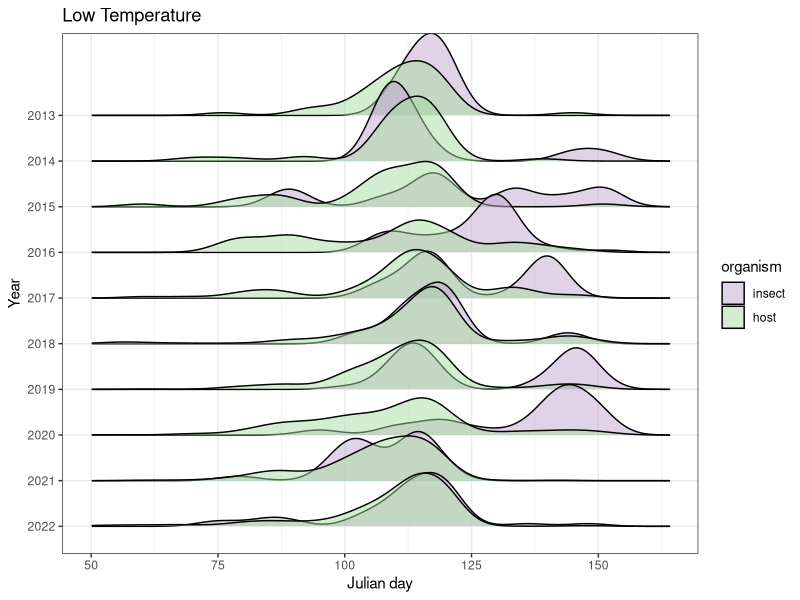
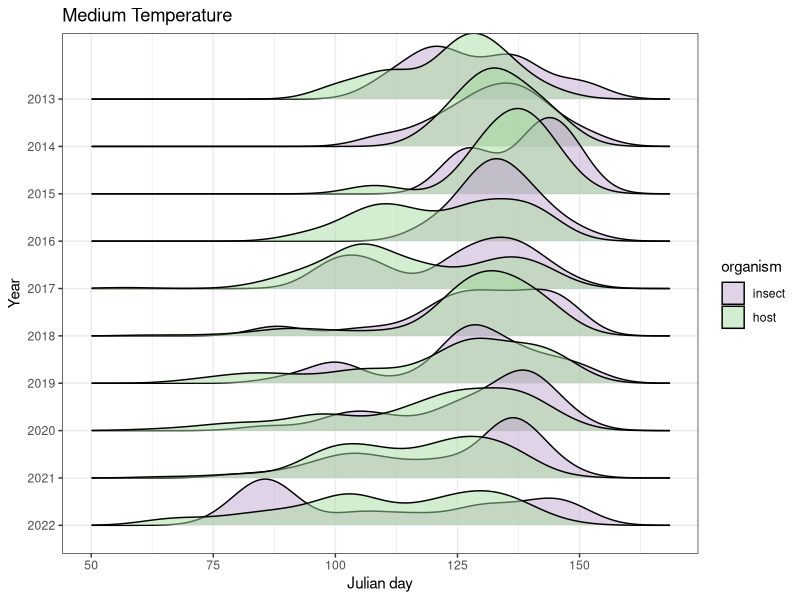
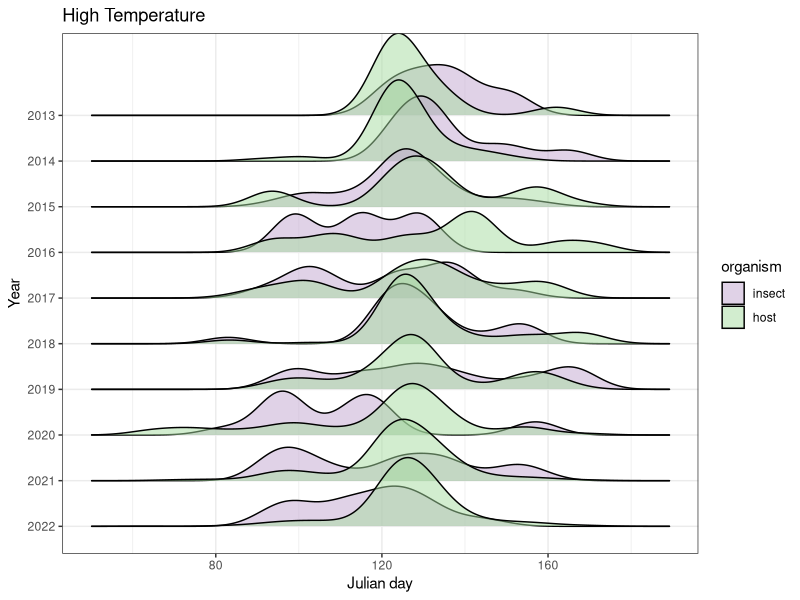
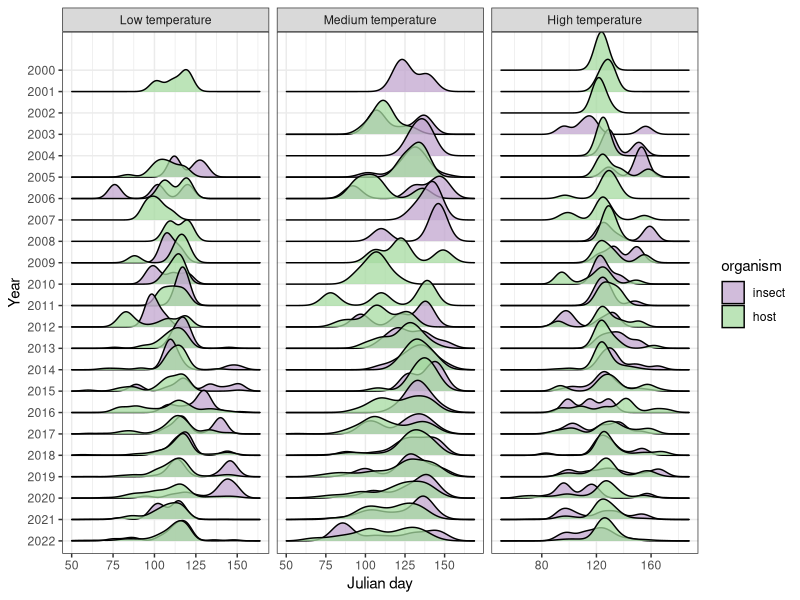
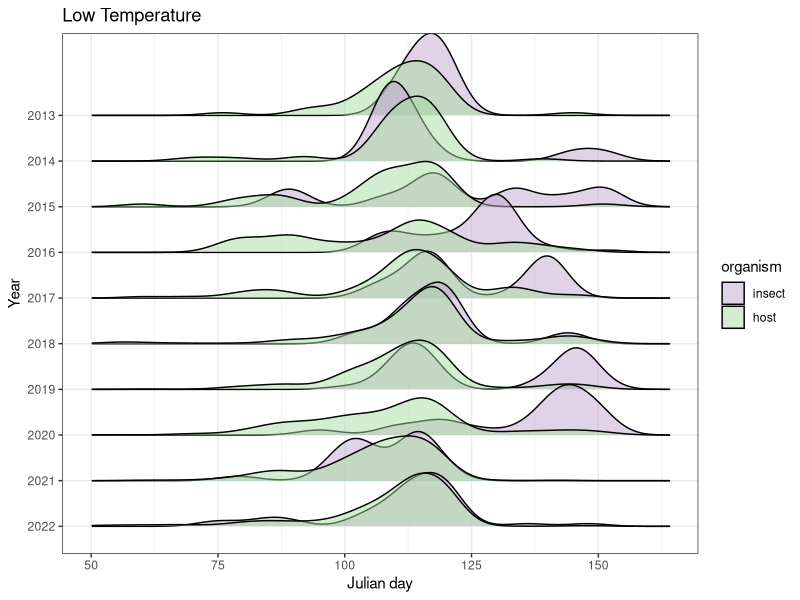
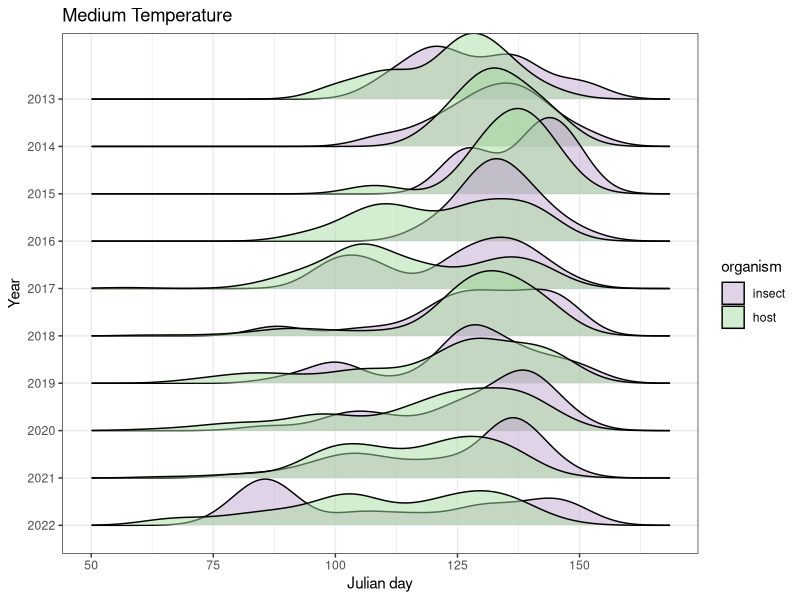
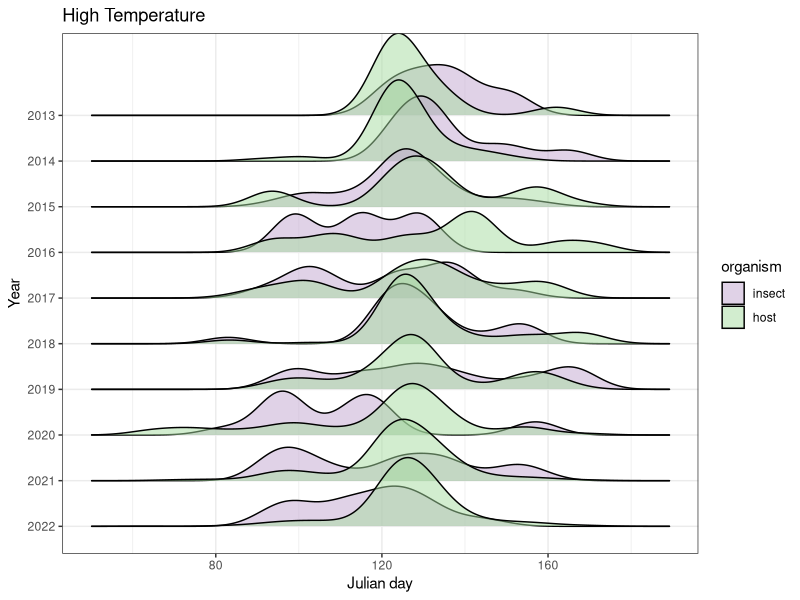
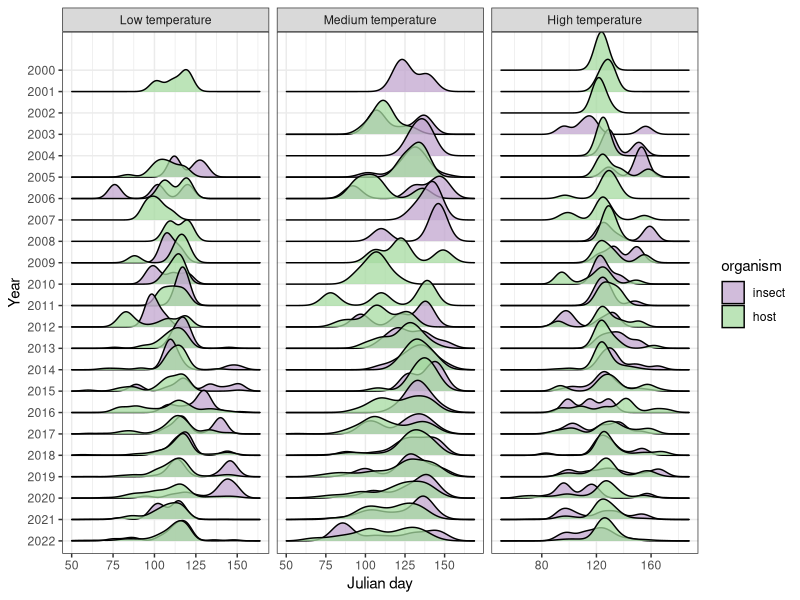

Here is the R script that generated these plots, in order:
# Ridge plots of observations for midpoint temperature bins
# Jeff Oliver
# jcoliver@arizona.edu
# 2023-07-18

library(dplyr)
library(ggplot2)
library(ggridges)  # Ridge plots
library(tidyr)
library(ggpubr)    # Single, multi-pane plot

# Read in filtered data
all_obs <- read.csv(file = "data/filtered-obs.csv")

# Only include two species of Cardamine as hosts
all_obs <- all_obs %>%
  filter(species %in% c("Pieris virginiensis",
                        "Cardamine concatenata",
                        "Cardamine diphylla"))

# Need to set insect as reference level
all_obs <- all_obs %>%
  mutate(organism = factor(organism, levels = c("insect", "host"))) %>%
  mutate(species = factor(species, levels = c("Pieris virginiensis",
                                              "Cardamine diphylla",
                                              "Cardamine concatenata")))

# The number of observations in a year for a tmid bin (see ridge plots, below) 
# to be considered for inclusion in the ridge plots
min_obs <- 10

################################################################################
# Temperature data
temperature <- read.csv(file = "data/temperature-obs.csv")
all_obs <- all_obs %>%
  left_join(temperature, by = "gbifID")

# Since models will include temperature, drop any observations that are missing 
# temperature data and calculate the midpoint temperature (mean of tmin and 
# tmax)
all_obs <- all_obs %>%
  filter(!is.na(tmin) & !is.na(tmax)) %>%
  mutate(tmid = (tmin + tmax)/2) # mean function doesn't work

# Late summer and fall observations are not relevant
all_obs <- all_obs %>%
  filter(month <= 7)

################################################################################
# Data preparation for ridge plots
# Three bins for three different ridge plots
tmid_bins <- stats::quantile(x = all_obs$tmid[all_obs$organism == "insect"],
                                 probs = c(1/3, 2/3))

# Set bin assignment for each row
all_obs <- all_obs %>%
  mutate(tmid_bin = case_when(tmid < tmid_bins[1] ~ "low",
                             tmid < tmid_bins[2] ~ "medium",
                             tmid >= tmid_bins[2] ~ "high",
                             TRUE ~ NA_character_))

# Use min_obs to filter to only those years with enough observations for both 
# insect and host
tmid_include <- all_obs %>%
  group_by(tmid_bin, year, organism) %>%
  summarize(count = n()) %>% # count observations for each year
  ungroup() %>%
  mutate(enough = count >= min_obs) %>% # year/organism rows with enough
  pivot_wider(id_cols = c(tmid_bin, year), 
              names_from = organism, 
              values_from = enough) %>%
  filter(!is.na(host)) %>% # drop any years that had 0 host records
  filter(!is.na(insect)) %>% # drop any years that had 0 insect records
  mutate(include = insect & host) %>% # both insect & host have >= min_obs
  filter(include)

# Create three datasets
low_tmid <- all_obs %>%
  filter(tmid_bin == "low") %>%
  filter(year %in% tmid_include$year)

medium_tmid <- all_obs %>%
  filter(tmid_bin == "medium") %>%
  filter(year %in% tmid_include$year)

high_tmid <- all_obs %>%
  filter(tmid_bin == "high") %>%
  filter(year %in% tmid_include$year)

################################################################################
# Ridge plots
# Make three different ridgeline plots
# Since we are limiting the x-axis a priori, may get the following warnings:
# Removed 24 rows containing non-finite values (stat_density_ridges)
low_tmid_plot <- low_tmid %>% 
  mutate(year = factor(year, levels = rev(sort(unique(year))))) %>%
  ggplot(mapping = aes(x = julian_day, y = factor(year), fill = organism)) +
  geom_density_ridges(alpha = 0.5) +
  scale_fill_manual(values = c("#c2a5cf", "#a6dba0")) +
  xlim(c(50, NA)) +
  theme_bw()

# Add title only to version that is standalone  
low_tmid_single <- low_tmid_plot +
  labs(title = "Low Temperature", x = "Julian day", y = "Year")

low_tmid_single
ggsave(filename = "output/figure-2a.png",
       plot = low_tmid_single)

medium_tmid_plot <- medium_tmid %>% 
  mutate(year = factor(year, levels = rev(sort(unique(year))))) %>%
  ggplot(mapping = aes(x = julian_day, y = factor(year), fill = organism)) +
  geom_density_ridges(alpha = 0.5) +
  scale_fill_manual(values = c("#c2a5cf", "#a6dba0")) +
  xlim(c(50, NA)) +
  theme_bw()

medium_tmid_single <- medium_tmid_plot +
  labs(title = "Medium Temperature", x = "Julian day", y = "Year")

medium_tmid_single
ggsave(filename = "output/figure-2b.png",
       plot = medium_tmid_single)

high_tmid_plot <- high_tmid %>% 
  mutate(year = factor(year, levels = rev(sort(unique(year))))) %>%
  ggplot(mapping = aes(x = julian_day, y = factor(year), fill = organism)) +
  geom_density_ridges(alpha = 0.5) +
  scale_fill_manual(values = c("#c2a5cf", "#a6dba0")) +
  xlim(c(50, NA)) +
  theme_bw()

high_tmid_single <- high_tmid_plot +
  labs(title = "High Temperature", x = "Julian day", y = "Year")

high_tmid_single
ggsave(filename = "output/figure-2c.png",
       plot = high_tmid_single)

# Multi-panel plot of the three ridge plots
# To align with figure three, low is at top
tmid_labels <- c(low = "Low temperature", 
                 medium = "Medium temperature", 
                 high = "High temperature")

all_tmid_plot <- all_obs %>% 
  mutate(year = factor(year, levels = rev(sort(unique(year))))) %>%
  mutate(tmid_bin = factor(tmid_bin, levels = c("low", "medium", "high"))) %>%
  ggplot(mapping = aes(x = julian_day, y = factor(year), fill = organism)) +
  geom_density_ridges(alpha = 0.75, size = 0.1) +
  scale_fill_manual(values = c("#c2a5cf", "#a6dba0")) +
  xlim(c(50, NA)) +
  labs(x = "Julian day", y = "Year") +
  theme_bw() +
  facet_wrap(~ tmid_bin, ncol = 3, scales = "free_x",
             labeller = labeller(tmid_bin = tmid_labels))

all_tmid_plot
ggsave(filename = "output/figure-2.png",
       plot = all_tmid_plot,
       height = 4,
       width = 6.5,
       units = "in")
